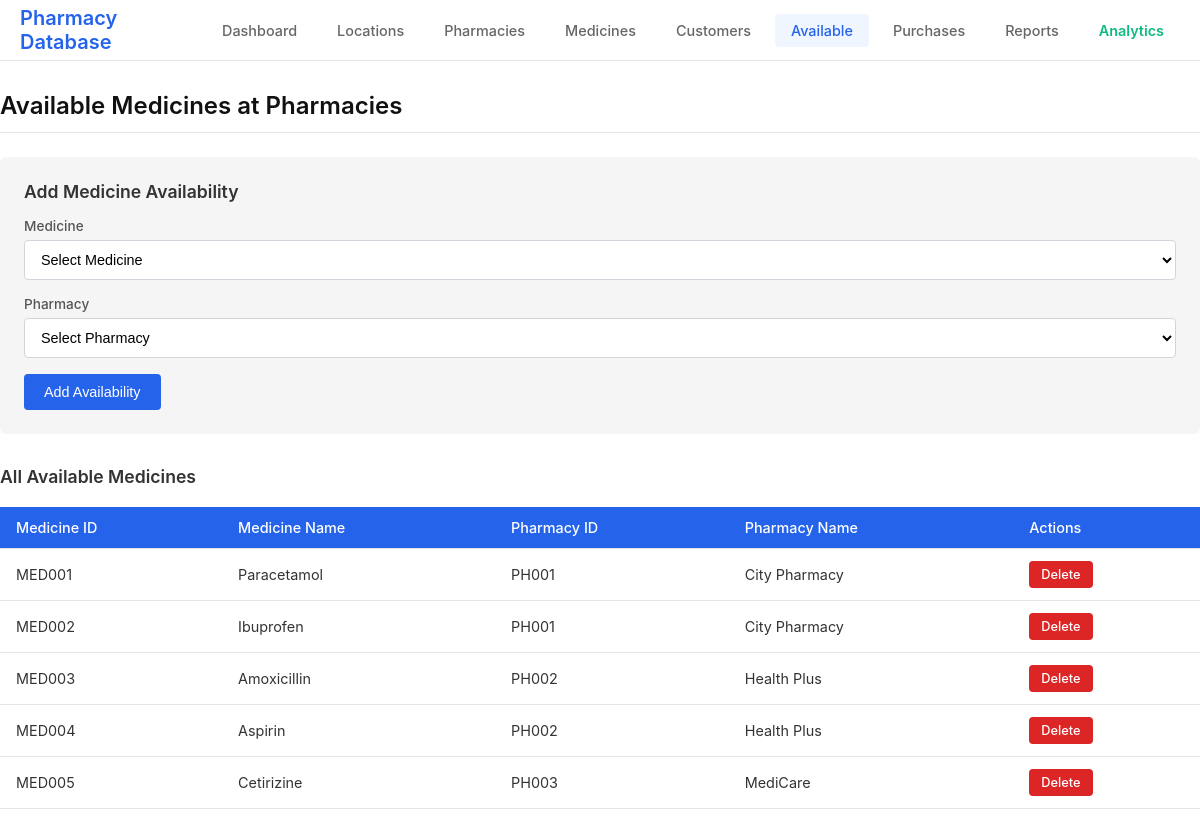
The app's page /available with its own data.
### tables this page shows
CREATE TABLE available (
            med_id TEXT,
            pharmacy_id TEXT,
            stock_quantity INTEGER DEFAULT 50,
            PRIMARY KEY (med_id, pharmacy_id),
            FOREIGN KEY (med_id) REFERENCES medicine(med_id),
            FOREIGN KEY (pharmacy_id) REFERENCES pharmacy(pharmacy_id)
        );

CREATE TABLE medicine (
            med_id TEXT PRIMARY KEY,
            med_name TEXT NOT NULL,
            cost REAL NOT NULL,
            dosage_mg INTEGER NOT NULL
        );

CREATE TABLE pharmacy (
            pharmacy_id TEXT PRIMARY KEY,
            pharmacy_name TEXT NOT NULL,
            location_id TEXT,
            FOREIGN KEY (location_id) REFERENCES location(location_id)
        );

### app.py (the view)
@app.route('/available')
def available():
    conn = get_connection()
    cursor = conn.cursor()
    cursor.execute('''
        SELECT a.*, m.med_name, p.pharmacy_name
        FROM available a
        JOIN medicine m ON a.med_id = m.med_id
        JOIN pharmacy p ON a.pharmacy_id = p.pharmacy_id
    ''')
    available = cursor.fetchall()
    cursor.execute("SELECT * FROM medicine")
    medicines = cursor.fetchall()
    cursor.execute("SELECT * FROM pharmacy")
    pharmacies = cursor.fetchall()
    conn.close()
    return render_template('available.html', available=available, medicines=medicines, pharmacies=pharmacies)

### app.py (called while the page is built)
def get_connection():
    conn = sqlite3.connect(DB_PATH)
    conn.row_factory = sqlite3.Row
    return conn

### templates/available.html (shortened to what this page needs)
{% extends "base.html" %}
{% block content %}
<h2>Available Medicines at Pharmacies</h2>
<div class="form-section">
    <h3>Add Medicine Availability</h3>
    <form method="POST" action="{{ url_for('add_available') }}">
        <div class="form-group">
            <label>Medicine</label>
            <select name="med_id" required>
                <option value="">Select Medicine</option>
            </select>
        </div>
        <div class="form-group">
            <label>Pharmacy</label>
            <select name="pharmacy_id" required>
                <option value="">Select Pharmacy</option>
            </select>
        </div>
        <button type="submit">Add Availability</button>
    </form>
</div>
<h3>All Available Medicines</h3>
<table>
    <thead>
        <tr>
            <th>Medicine ID</th>
            <th>Medicine Name</th>
            <th>Pharmacy ID</th>
            <th>Pharmacy Name</th>
            <th>Actions</th>
        </tr>
    </thead>
    <tbody>
        {% for item in available %}
        <tr>
            <td>{{ item.med_id }}</td>
            <td>{{ item.med_name }}</td>
            <td>{{ item.pharmacy_id }}</td>
            <td>{{ item.pharmacy_name }}</td>
            <td>
                <a href="{{ url_for('delete_available', med_id=item.med_id, pharmacy_id=item.pharmacy_id) }}"
                   class="btn btn-danger btn-sm"
                   onclick="return confirm('Are you sure?')">Delete</a>
            </td>
        </tr>
        {% endfor %}
    </tbody>
</table>
{% endblock %}

### templates/base.html (style rules this page uses)
* { margin: 0; padding: 0; box-sizing: border-box; }
body { font-family: -apple-system, BlinkMacSystemFont, 'Segoe UI', Roboto, 'Helvetica Neue', Arial, sans-serif; background-color: #ffffff; color: #333; min-height: 100vh; }
h2 { font-size: 1.5rem; font-weight: 600; color: #111; margin-bottom: 24px; padding-bottom: 12px; border-bottom: 1px solid #e5e5e5; }
h3 { font-size: 1.1rem; font-weight: 600; color: #333; margin-bottom: 16px; }
table { width: 100%; border-collapse: collapse; margin: 20px 0; font-size: 0.9rem; }
th, td { padding: 12px 16px; text-align: left; border-bottom: 1px solid #e5e5e5; }
th { background-color: #2563eb; color: white; font-weight: 500; }
.form-section { background-color: #f5f5f5; padding: 24px; border-radius: 6px; margin-bottom: 32px; }
.form-group { margin-bottom: 16px; }
label { display: block; margin-bottom: 6px; color: #555; font-size: 0.85rem; font-weight: 500; }
input, select { width: 100%; padding: 10px 12px; border: 1px solid #d1d5db; border-radius: 4px; font-size: 0.9rem; background-color: white; transition: border-color 0.2s; }
button, .btn { background-color: #2563eb; color: white; padding: 10px 20px; border: none; border-radius: 4px; cursor: pointer; text-decoration: none; display: inline-block; font-size: 0.9rem; font-weight: 500; transition: background-color 0.2s; }
.btn-danger { background-color: #dc2626; }
.btn-sm { padding: 6px 12px; font-size: 0.8rem; }

### records on screen
available: med_id "MED001", med_name "Paracetamol", pharmacy_id "PH001", pharmacy_name "City Pharmacy"
available: med_id "MED002", med_name "Ibuprofen", pharmacy_id "PH001", pharmacy_name "City Pharmacy"
available: med_id "MED003", med_name "Amoxicillin", pharmacy_id "PH002", pharmacy_name "Health Plus"
available: med_id "MED004", med_name "Aspirin", pharmacy_id "PH002", pharmacy_name "Health Plus"
available: med_id "MED005", med_name "Cetirizine", pharmacy_id "PH003", pharmacy_name "MediCare"
